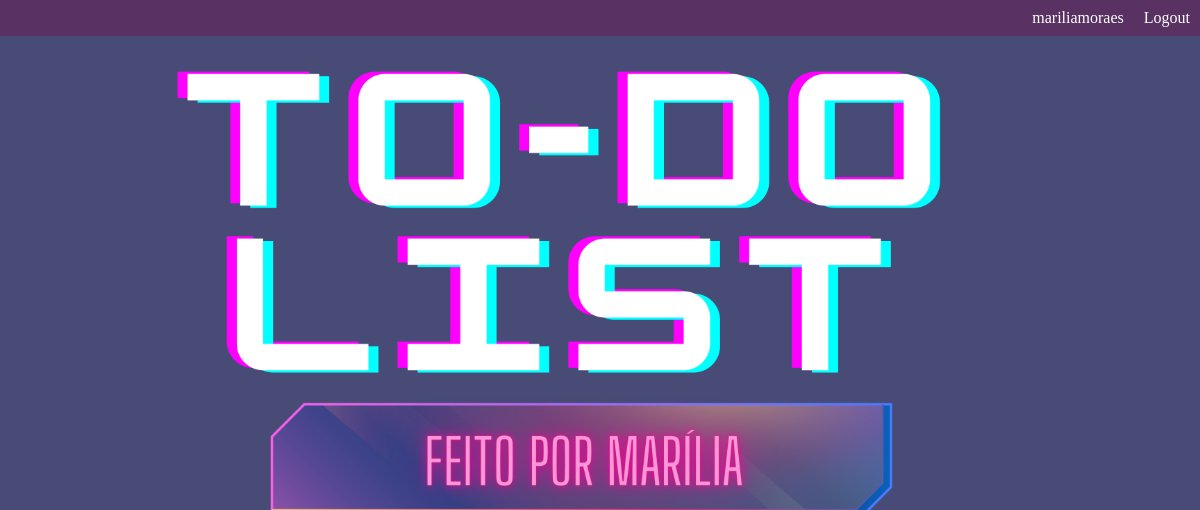
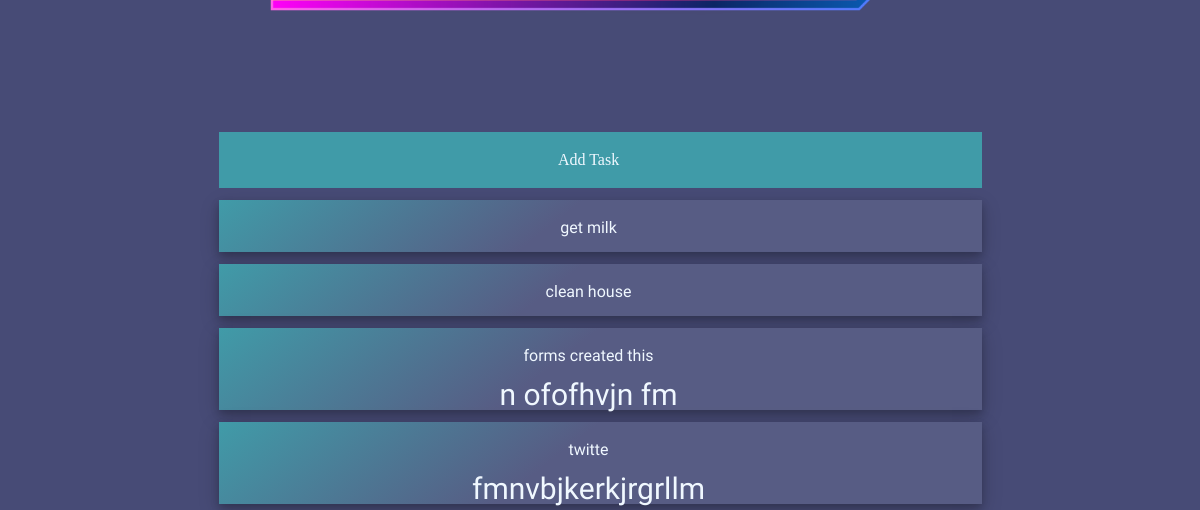
Before: / (signed in) with the older database file (2 pictures, top to bottom).
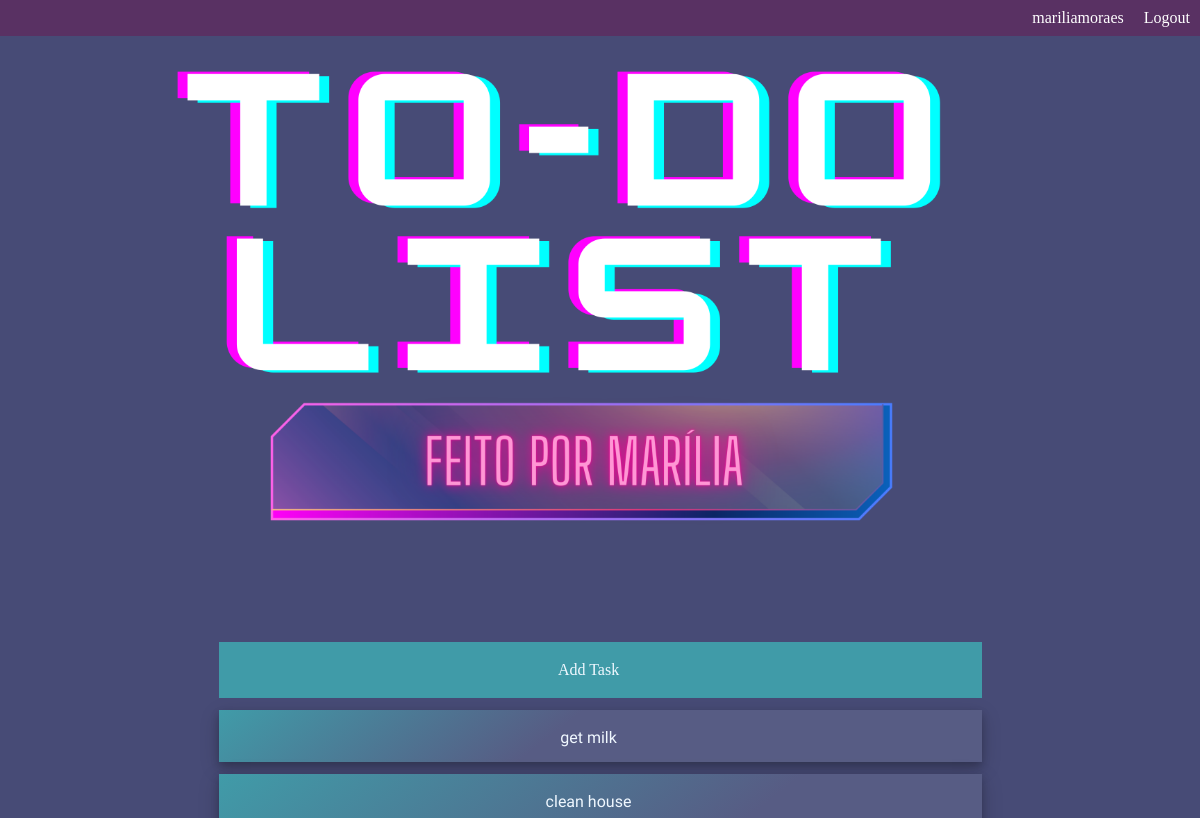
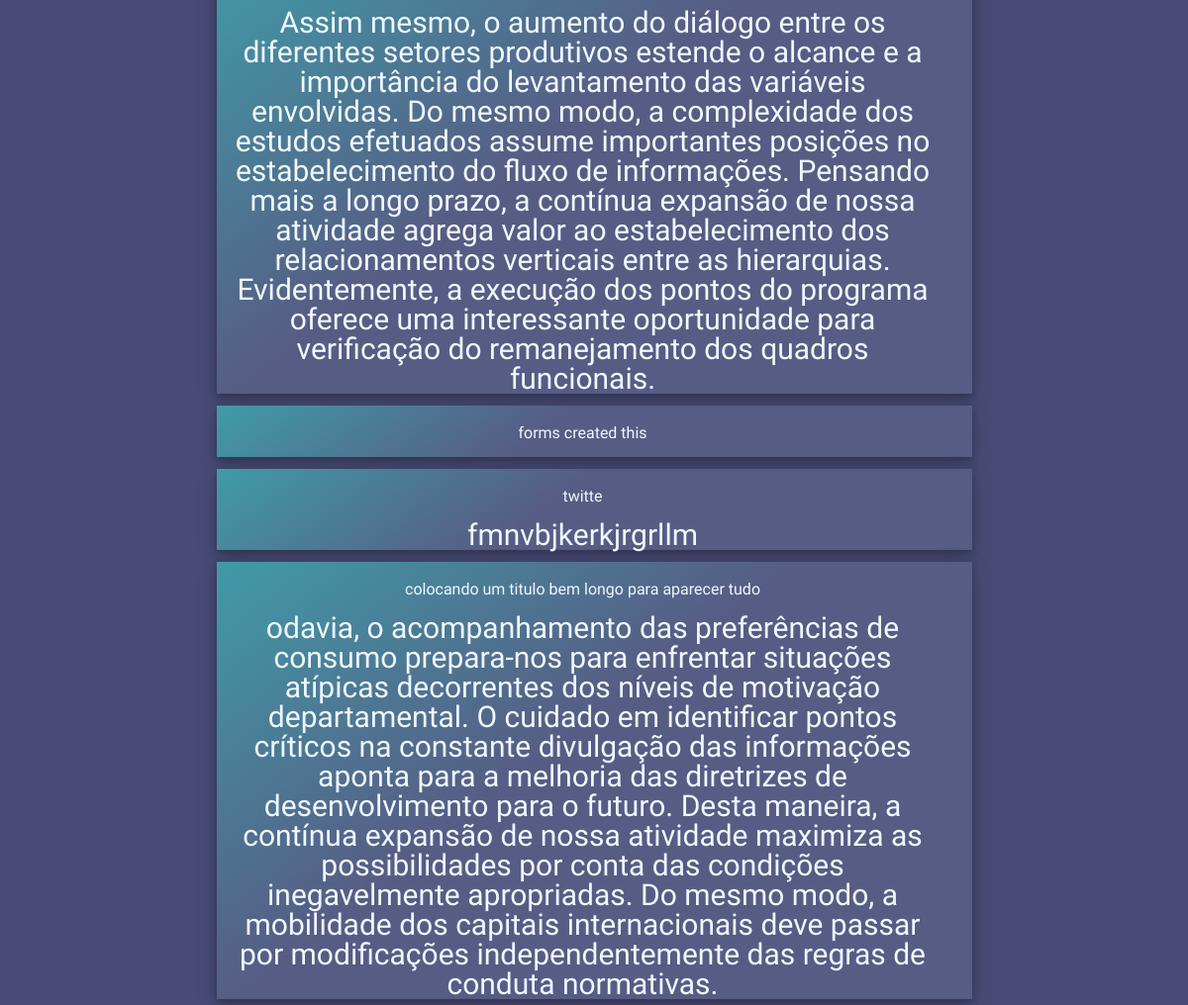
After: the same page with the newer database file (2 pictures, top to bottom).
### base/models.py (models this page shows, shortened)
class Task(models.Model):
    user = models.ForeignKey(User, on_delete=models.CASCADE, null=True, blank=True)
    title = models.CharField(max_length=200)
    description = models.TextField(null=True, blank=True)
    complete = models.BooleanField(default=False)
    created =  models.DateTimeField(auto_now_add=True)
    class Meta:
        ordering = ['complete']

### base/views.py (the view)
# urls.py: path('', TaskList.as_view(), name='tasks'),
class TaskList(LoginRequiredMixin, ListView):
    model = Task
    context_object_name = 'tasks'

### base/templates/base/task_list.html (shortened to what this page needs)
{% load static %}
<link rel="stylesheet" href="{% static 'css/reset.css' %}">
<link rel="stylesheet" href="{% static 'css/style.css' %}">
<link rel="stylesheet" href="https://unicons.iconscout.com/release/v4.0.0/css/line.css">
<head>
    <ul>
        {% if request.user.is_authenticated%}
        <li> <a href="{% url 'logout' %}">Logout</a> </li>
            {%else %}
        <li>  <a href="{% url 'login' %}">Login</a> </li>
        {%endif%}
        <li>   <p class="user">{{request.user}}</p> </li>
    </ul>
</head>
<body>
    <div class="container">
        <img class="banner" src="{% static 'images/To-do-list.png' %}">
        <div class="add_task"><a href="{% url 'task-create' %}"> Add Task</a></div>
                {% for task in tasks%}
                    <div class="tasks">
                        <div class="title"> <p> {{task.title}}</p></div>
                        <br>
                        <div class="description"> <p> {{task.description}}</p></div>
                    </div>
                    {% empty %}
                    <h3>No items in list</h3>
                {%endfor%}
                </div>
</body>

Changed rows visible on the page:
changed Task "clean house": description (not shown) → "Assim mesmo, o aumento do diálogo entre os diferentes setores produtivos estende o alcance e a importância do levantamento das variáveis envolvidas. Do mesmo modo, a complexidade dos estudos efetuados assume importantes posições no estabelecimento do fluxo de informações. Pensando mais a longo prazo, a contínua expansão de nossa atividade agrega valor ao estabelecimento dos relacionamentos verticais entre as hierarquias. Evidentemente, a execução dos pontos do programa oferece uma interessante oportunidade para verificação do remanejamento dos quadros funcionais."
changed Task "forms created this": description "n ofofhvjn fm" → (not shown)
added Task: title "colocando um titulo bem longo para aparecer tudo", description "odavia, o acompanhamento das preferências de consumo prepara-nos para enfrentar situações atípicas decorrentes dos níveis de motivação departamental. O cuidado em identificar pontos críticos na constante divulgação das informações aponta para a melhoria das diretrizes de desenvolvimento para o futuro. Desta maneira, a contínua expansão de nossa atividade maximiza as possibilidades por conta das condições inegavelmente apropriadas. Do mesmo modo, a mobilidade dos capitais internacionais deve passar por modificações independentemente das regras de conduta normativas."
